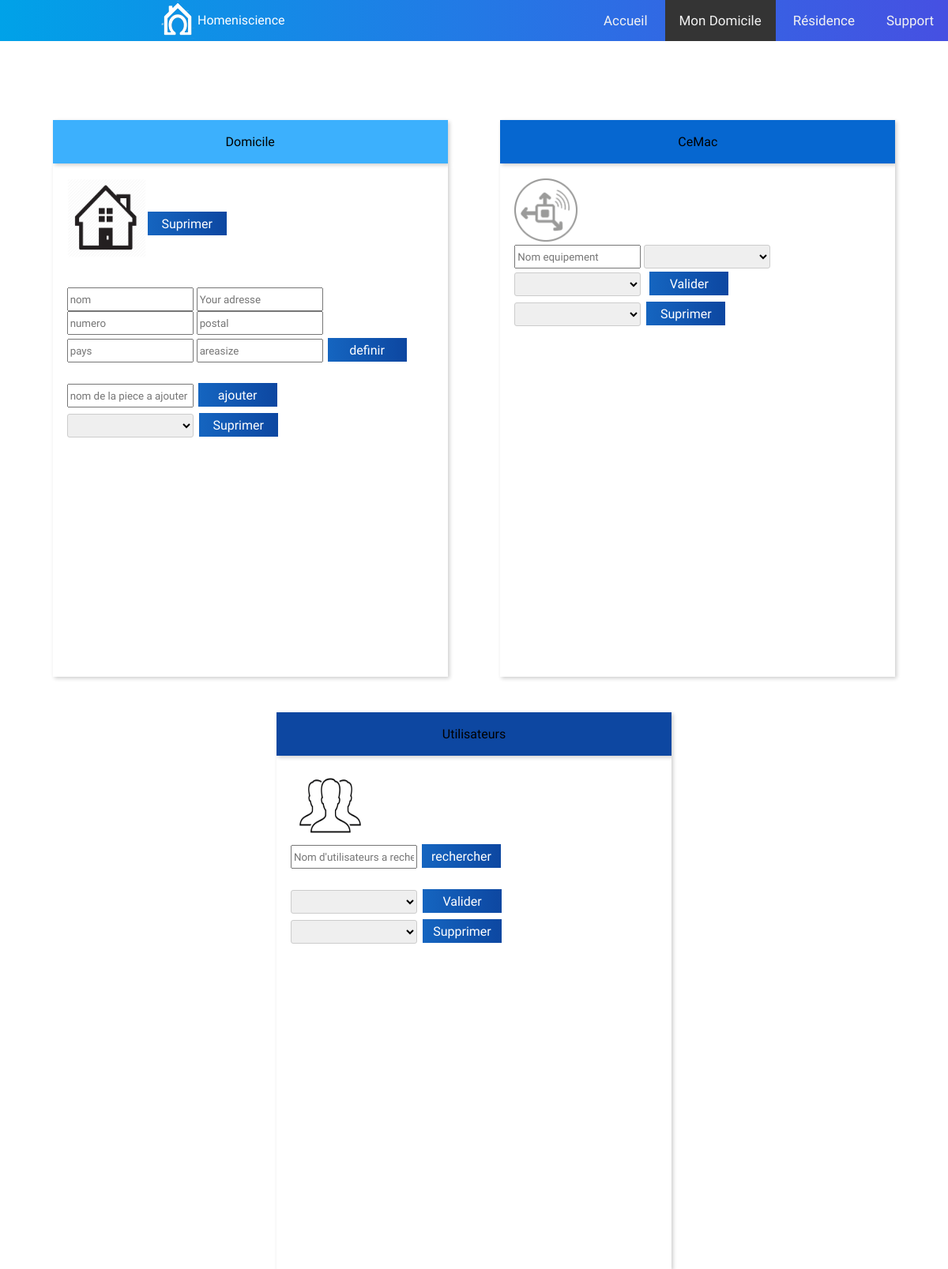
/page/domicile.php, run on an earlier commit of the app's database.
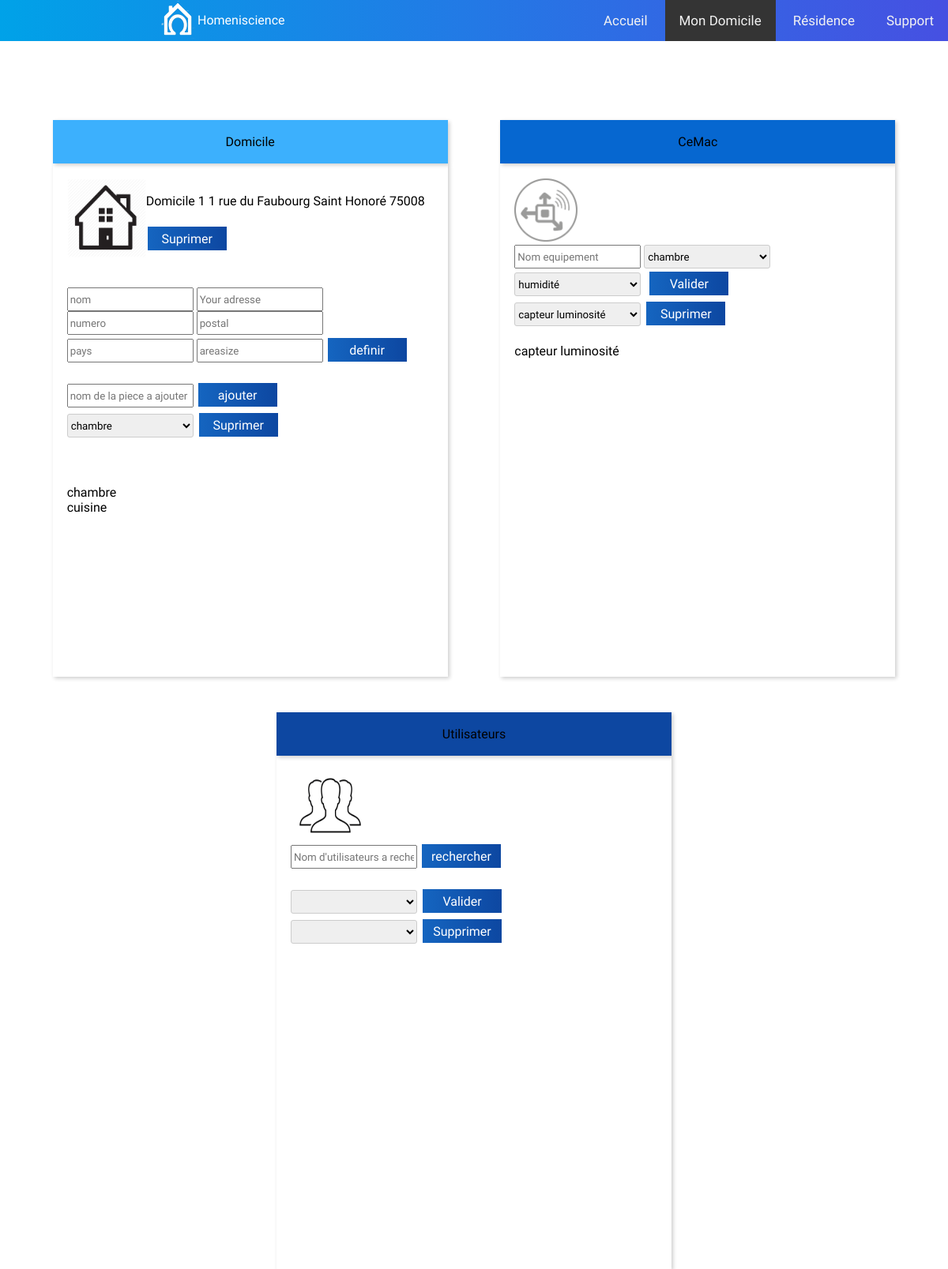
And on a later commit of the database.
### tables this page shows
CREATE TABLE `domicile` (
  `ID` int(11) NOT NULL,
  `ID_utilisateur_principal` int(11) NOT NULL,
  `nom` varchar(50) NOT NULL,
  `nombre_pieces` int(11) NOT NULL,
  `superficie` int(11) NOT NULL,
  `ID_type_habitation` int(11) NOT NULL,
  `numero_habitation` char(5) NOT NULL,
  `rue` varchar(50) NOT NULL,
  `code_postal` char(5) NOT NULL,
  `pays` varchar(50) NOT NULL,
  `ID_confidentialite` int(11) NOT NULL,
  `ID_gestionnaire` int(11) NOT NULL
);

CREATE TABLE `piece` (
  `ID` int(11) NOT NULL,
  `ID_domicile` int(11) NOT NULL,
  `nom` varchar(50) NOT NULL,
  `nombre_capteurs` int(11) NOT NULL
);

CREATE TABLE `equipement` (
  `ID` int(11) NOT NULL,
  `ID_piece` int(11) NOT NULL,
  `nom` varchar(50) NOT NULL,
  `ID_type_equipement` int(11) NOT NULL
);

### page/ajout_capteur.php (the view, shortened to what this page needs)
<!DOCTYPE html>
<html>
<head>
    <link rel="stylesheet" href="ajout.css" />
</head>
<body>
    <?php
    try
    {
        $bdd = new PDO('mysql:host=localhost;dbname=homeniscience;charset=utf8', 'root', '');
    }
    catch(Exception $e)
    {
        die('Erreur : '.$e->getMessage());
    }
    ?>
    <br>
    <img src="sensorsicon.png" style="height: 80px;width: 80px;">
    <br>
    <div class="formulaire">
        <form class="add_capt" method="post">
            <input class="champ" type="text" id="nom" name="nom" placeholder="Nom equipement" required>
            <select class="select-style" id="piece" name="piece" required>
                <?php $reponse_piece = $bdd->query("SELECT nom,ID FROM piece WHERE ID_domicile = 1 ORDER BY ID");
                while ($donnees_piece = $reponse_piece->fetch()){
                    ?>
                    <option value="<?php echo $donnees_piece['ID']; ?>"> <?php echo $donnees_piece['nom']; ?> </option>
                <?php
                }
                ?>
            </select>
            <select class="select-style" id="type_capteur" name="type_capteur" required>
                <?php $reponse_capteur = $bdd->query("SELECT nom_type,ID FROM type_equipement ORDER BY ID");
                while ($donnees_capteur = $reponse_capteur->fetch()){
                    ?>
                    <option value="<?php echo $donnees_capteur['ID']; ?>"> <?php echo $donnees_capteur['nom_type']; ?> </option>
                <?php
                }
                ?>
            </select>
            <input class="boutton" name="add" type="submit" value="Valider">
        </form>
        <form method="POST">
            <select class="select-style" id="piece" name="nom_capt" required>
                <?php
                $capt = $bdd->query("SELECT equipement.nom FROM equipement JOIN piece ON equipement.ID_piece = piece.ID WHERE piece.ID_domicile=1 ");
                while ($cap = $capt->fetch()){
                    ?>
                    <option value="<?php echo $cap['nom'] ; ?>"> <?php echo $cap['nom']; ?> </option>
                    <?php
                }
                ?>
                <input class="boutton" type="submit" name="dell" value="Suprimer" >
        </form>
        <?php $equipement_ajoutés = $bdd->query("SELECT equipement.nom FROM equipement JOIN piece ON equipement.ID_piece = piece.ID WHERE piece.ID_domicile=1  ");
        while ($equ_dom = $equipement_ajoutés->fetch()){
            ?><br>
            <?php echo $equ_dom['nom']; ?>
            <?php
        }
        ?>
    </div>
</body>

### page/domicile.php (shortened to what this page needs)
<!DOCTYPE html>
<html>
<head>
    <link rel="stylesheet" href="domicile2.0.css">
</head>
<?php require ('header.php'); ?>
<body>
<div class="container1" >
    <div class="container1">
        <div class="flex1"  >
            <button class="accordion" type="button" name="button" style="background-color: #3cb0fd ;  ">Domicile</button>
            <div class="panel" >
                <?php require ('Ajout-domicile.php'); ?>
            </div>
        </div>
    </div>
    <div class="container1">
        <div class="flex1">
            <button class="accordion" type="button" name="button" style="background-color:#0667D0 ; ">CeMac</button>
            <div class="panel" >
                <?php require ('ajout_capteur.php'); ?>
            </div>
        </div>
    </div>
    <div class="container1">
        <div class="flex1">
            <button class="accordion" type="button" name="button" >Utilisateurs</button>
            <div class="panel" >
                <?php require ('ajout_utilisateur.php'); ?>
            </div>
        </div>
    </div>
</div>
</body>
</html>

### page/header.php (shortened to what this page needs)
<!DOCTYPE html>
<html>
<head>
</head>
<body>
  <div class="topnav" id="myTopnav">
    <img class="img_default" id="img" src="/homeniscience/page/support/header_logo.png" alt="">
    <p id="text" class="text_default">Homeniscience</p>
    <a id="accueil" href="/homeniscience/page/accueil.php">Accueil</a>
    <a id="domicile" href="/homeniscience/page/domicile.php">Mon Domicile</a>
    <a id="residence" href="/homeniscience/page/gestionnaire">Résidence</a>
    <a id="support" href="/homeniscience/page/support">Support</a>
  </div>
</body>
</html>

### page/Ajout-domicile.php (shortened to what this page needs)
<!DOCTYPE html>
<html>
<head>
    <link rel="stylesheet" href="ajout.css">
</head>
<div>
<?php
try
{
    $bdd = new PDO('mysql:host=localhost;dbname=homeniscience;charset=utf8', 'root', '');
}
catch(Exception $e)
{
    die('Erreur : '.$e->getMessage());
}
?>
<br>
<div style="display:flex;flex-wrap: nowrap">
<img src="homeicone.png" style="height: 100px;width: 100px;">
<div style="display: inline-block">
<?php $domicile = $bdd->query("SELECT nom,numero_habitation,rue,code_postal,superficie FROM domicile WHERE ID=1 ORDER BY ID");
while ($dom = $domicile->fetch()){
    ?><br>
    <?php echo $dom['nom'], ' ', $dom['numero_habitation'],' ', $dom['rue'],' ', $dom['code_postal']; ?>
    <?php
}
?>  <br>
    <br>
    <form method="post">
    <input class="boutton" type="submit" name="new" value="Suprimer" >
    </form>
</div>
</div>
    <br>
    <br>
<div class="formulaire">
    <form class="deff_domicile" method="post">
        <input type="text" id="name" name="nom" placeholder="nom ">
        <input type="text" id="adresse" name="rue" placeholder="Your adresse">
        <input type="text" id="num" name="num" placeholder="numero">
        <input type="text" id="cpost" name="post" placeholder="postal">
        <input type="text" id="pays" name="pays" placeholder="pays">
        <input type="text" id="superficie" name="size" placeholder="areasize ">
        <input class="boutton" type="submit" name="ajouter" value="definir">
    </form>
    <br>
    <form class="add_room" method="post">
        <input type="text" id="piece" name="piece" placeholder="nom de la piece a ajouter ">
        <input class="boutton" type="submit" name="ajoutpiece" value="ajouter">
    </form>
    <form method="POST">
        <select class="select-style" id="piece" name="nom_piece" required>
            <?php
            $piece = $bdd->query("SELECT nom FROM piece WHERE ID_domicile=1  ");
            while ($donnees_pieces = $piece->fetch()){
                ?>
                <option value="<?php echo $donnees_pieces['nom'] ; ?>"> <?php echo $donnees_pieces['nom']; ?> </option>
                <?php
            }
            ?>
            <input class="boutton" type="submit" name="Suprimer" value="Suprimer" >
    </form>
</div>
    <br>
    <br>
    <?php $piece_ajoutées = $bdd->query("SELECT nom FROM piece WHERE ID_domicile=1 ORDER BY ID");
    while ($piece_dom = $piece_ajoutées->fetch()){
        ?><br>
        <?php echo $piece_dom['nom']; ?>
        <?php
    }
    ?>
</div>
</html>

### page/ajout_utilisateur.php (shortened to what this page needs)
<!DOCTYPE html>
<html>
<head>
    <link rel="stylesheet" href="ajout.css">
</head>
<body>
<br>
<img src="usericone.png" style="height: 85px;width: 100px; display:inline-block">
<div class="formulaire">
    <form class="add_capt" method="post">
        <input class="champ" type="text" id="nom" name="nom" placeholder="Nom d'utilisateurs a rechercher" required>
        <input class="boutton" type="submit" name="recherche" value="rechercher">
    </form>
    <br>
    <form method="POST">
        <select class="select-style" id="piece" name="user" required>
        <input class="boutton" type="submit" name="Valider" value="Valider" >
    </form>
    <form method="POST">
        <select class="select-style" id="piece" name="member" required>
            <input class="boutton" type="submit" name="Supp" value="Supprimer" >
    </form>
    <br>
    <br>
</div>
</body>

### page/domicile2.0.css (style rules this page uses)
* { text-decoration: none; font-family: 'Comfortaa',sans-serif; box-sizing: border-box; }
.container1 { display: flex; flex-wrap: wrap; //align-content: stretch; margin-top: 50px; width: AUTO; flex-direction: row; justify-content: space-evenly; padding: 0px; }
.flex1 { width:500px; height:700px; display:inline-block; //margin: 2%; }
.flex1 .accordion { background-color: #0D47A1; }
.accordion { cursor: pointer; padding: 18px; width: 100%; font-size: 16px; border: none; outline: none; transition: 0.4s; text-align: center; max-width: 500px ; box-shadow: 2px 2px 5px rgba(0, 0, 0, .2); }
.active, .accordion:hover { background-color: #ccc; }
.panel { height:650px; padding: 0 18px; background-color: white; max-height: 700px; max-width: 500px ; overflow-y: auto; transition: max-height 0.2s ease-out; box-shadow: 2px 2px 5px rgba(0, 0, 0, .2); }

### page/ajout.css (style rules this page uses)
div.formulaire { display: flex; flex-direction: column; }
input { width: 160px; height: 30px; }
.select-style { border: 1px solid #ccc; width: 160px; height: 30px; border-radius: 3px; overflow: hidden; margin-right: 5px; }
.boutton { background:linear-gradient(-90deg, #0D47A1, #1565C0); border: none; color: white; padding: 5px 2px; text-align: center; text-decoration: none; display: inline-block; font-size: 16px; margin: 4px 2px; max-width: 100px; cursor: pointer; }

### page/header.php (style rules this page uses)
body { margin: 0; font-family: 'Lato', Helvetica, sans-serif; }
.topnav { overflow: hidden; text-align: right; background:linear-gradient(-90deg, #4650E2, #00A2E8); margin-bottom: 50px; }
button { cursor:pointer; }
.topnav a { display: inline-block; color: #f2f2f2; text-align: center; padding: 16px 18px; text-decoration: none; font-size: 17px; }
.topnav .img_default { display: inline-block; float: left; margin-left: 200px; }
.topnav .text_default { display: inline-block; float:left; color: white; }
.active { background-color: #343434; color: white; }

What changed in the data, as far as the page shows it:
added domicile: nom "Domicile 1", numero_habitation "1", rue "rue du Faubourg Saint Honoré", code_postal "75008"
added piece: nom "chambre"
added piece: nom "cuisine"
added equipement: nom "capteur luminosité"
Also different on the page:
form field nom_piece: (not shown) → "chambre"
form field piece: (not shown) → "chambre"
form field type_capteur: (not shown) → "humidité"
form field nom_capt: (not shown) → "capteur luminosité"
